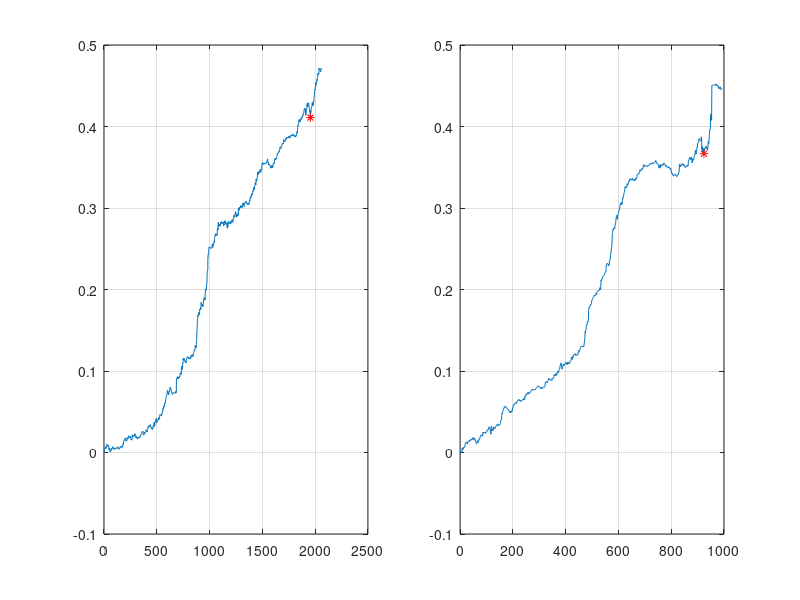

Source code (MATLAB):
function HedgeWhM % Wheet
Matrix1=[];
Matrix2=[];
Matrix3=[];
Matrix4=[];
Matrix5=[];

figure;
set(gcf, 'position', [500 600 1100 400]);
for j=1:2
    if j==1
        try 
            load HedgeWhM;
        catch
            w=windmatlab;
            endStr=datestr(today-361,'yyyymmdd');
            [Xminutes,~,~,Time]=w.wsi('wh.czc','close','20140101 09:00:00',[endStr,'15:01:00'],...
                'periodstart=09:00:00;periodend=15:01:00;Fill=Previous;PriceAdj=F');
            indTem=~isnan(Xminutes);
            Xminutes=Xminutes(indTem);
            Time=Time(indTem);
            TimeR=floor(Time);
            step=sum(TimeR(1)==TimeR);
            save HedgeWhM Xminutes Time step;
        end    
    else
        try 
            load HedgeWhMT;
        catch
            w=windmatlab;
            startStr=datestr(today-360,'yyyymmdd');
            endStr=datestr(today-1,'yyyymmdd');
            [Xminutes,~,~,Time]=w.wsi('wh.czc','close',[startStr,' 09:00:00'],[endStr,' 15:01:00'],...
                'periodstart=09:00:00;periodend=15:01:00;Fill=Previous;PriceAdj=F');
            indTem=~isnan(Xminutes);
            Xminutes=Xminutes(indTem);
            Time=Time(indTem);
            TimeR=floor(Time);
            step=sum(TimeR(1)==TimeR);
            save HedgeWhMT Xminutes Time step;
        end       
    end
    
    L=length(Time);
    results=[];
    for i=step:step:L-step  
        diffUp=Xminutes(i+1:i+step)/Xminutes(i);
        %     diffUp=diffUp/max(abs(diffUp));
        wd=weekday(Time(i+1))-1;   
        switch wd
            case 1   
                Matrix1=[Matrix1;diffUp'];
                results=[results,diffUp(200)-diffUp(187)];%WinRatio: 0.65, Sharpe: 0.288, Return: 4.7%, MaxDraw: 0.7%
                results=[results,diffUp(144)-diffUp(149)];%WinRatio: 0.64, Sharpe: 0.276, Return: 2.8%, MaxDraw: 0.2%
                results=[results,diffUp(109)-diffUp(100)];%WinRatio: 0.70, Sharpe: 0.362, Return: 4.0%, MaxDraw: 0.4%
                results=[results,diffUp(25)-diffUp(20)];%WinRatio: 0.62, Sharpe: 0.184, Return: 2.5%, MaxDraw: 0.5%
                results=[results,diffUp(6)-diffUp(11)];%WinRatio: 0.63, Sharpe: 0.282, Return: 5.6%, MaxDraw: 0.5%
            case 2
                Matrix2=[Matrix2;diffUp'];
                results=[results,diffUp(132)-diffUp(145)];%WinRatio: 0.56, Sharpe: 0.148, Return: 3.2%, MaxDraw: 0.7%
                results=[results,diffUp(112)-diffUp(119)];%WinRatio: 0.63, Sharpe: 0.283, Return: 2.6%, MaxDraw: 0.3%
                results=[results,diffUp(21)-diffUp(9)];%WinRatio: 0.61, Sharpe: 0.257, Return: 7.0%, MaxDraw: 0.6%
                results=[results,diffUp(2)-diffUp(9)];%WinRatio: 0.62, Sharpe: 0.172, Return: 3.4%, MaxDraw: 1.1%
            case 3
                Matrix3=[Matrix3;diffUp'];
                results=[results,diffUp(220)-diffUp(212)];%WinRatio: 0.60, Sharpe: 0.181, Return: 2.8%, MaxDraw: 0.6%
                results=[results,diffUp(187)-diffUp(154)];%WinRatio: 0.62, Sharpe: 0.196, Return: 4.8%, MaxDraw: 0.8%
                results=[results,diffUp(65)-diffUp(72)];%WinRatio: 0.56, Sharpe: 0.225, Return: 3.1%, MaxDraw: 0.4%
            case 4
                Matrix4=[Matrix4;diffUp'];
                results=[results,diffUp(224)-diffUp(217)];%WinRatio: 0.58, Sharpe: 0.214, Return: 3.9%, MaxDraw: 0.8%
                results=[results,diffUp(196)-diffUp(203)];%WinRatio: 0.58, Sharpe: 0.196, Return: 2.5%, MaxDraw: 0.4%
                results=[results,diffUp(164)-diffUp(173)];%WinRatio: 0.63, Sharpe: 0.208, Return: 2.6%, MaxDraw: 0.4%
                results=[results,diffUp(118)-diffUp(129)];%WinRatio: 0.66, Sharpe: 0.326, Return: 3.9%, MaxDraw: 0.5%
                results=[results,diffUp(118)-diffUp(93)];%WinRatio: 0.61, Sharpe: 0.246, Return: 6.5%, MaxDraw: 0.5%
                results=[results,diffUp(13)-diffUp(17)];%WinRatio: 0.62, Sharpe: 0.283, Return: 4.1%, MaxDraw: 0.4%
            case 5
                Matrix5=[Matrix5;diffUp'];    
                results=[results,diffUp(202)-diffUp(213)];%WinRatio: 0.60, Sharpe: 0.169, Return: 2.1%, MaxDraw: 0.8%
                results=[results,diffUp(153)-diffUp(165)];%WinRatio: 0.60, Sharpe: 0.229, Return: 2.5%, MaxDraw: 0.6%
                results=[results,diffUp(135)-diffUp(143)];%WinRatio: 0.60, Sharpe: 0.235, Return: 4.8%, MaxDraw: 0.5%
        end        
    end
    plus=sum(results>0);
    minus=sum(results<0);
    winratio=plus/(plus+minus);
    sharpe=mean(results)/std(results);
    results=cumsum(results);
    maxdraw=0;
    for i=2:length(results)
        tem=max(results(1:i))-results(i);
        if maxdraw<tem
            maxdraw=tem;
            indx=i;
        end
    end
    pf=120+j;
    subplot(pf);
    plot(results);
    hold on;
    plot(indx,results(indx),'r*');
    grid on;
    fprintf('WinRatio: %.2f, Sharpe: %.3f, Return: %.1f%%, MaxDraw: %.1f%%\n',winratio,sharpe,results(end)*100,maxdraw*100);
    % display([winratio,sharpe,results(end),maxdraw]);
    hold off;  
    
    length(Time)/226
%     if j==1
%         figure;
%         plot(mean(Matrix1));
%         set(gca,'xtick',1:5:226);
%         grid on;
%         figure;
%         plot(mean(Matrix2));
%         set(gca,'xtick',1:5:226);
%         grid on;
%         figure;
%         plot(mean(Matrix3));
%         set(gca,'xtick',1:5:226);
%         grid on;
%         figure;
%         plot(mean(Matrix4));
%         set(gca,'xtick',1:5:226);
%         grid on;
%         figure;
%         plot(mean(Matrix5));
%         set(gca,'xtick',1:5:226);
%         grid on;  
%         figure;      
%     end         
end


% [~,f1,~]=anova1(Matrix1)
% [~,f2,~]=anova1(Matrix2)
% [~,f3,~]=anova1(Matrix3)
% [~,f4,~]=anova1(Matrix4)
% [~,f5,~]=anova1(Matrix5)
end


